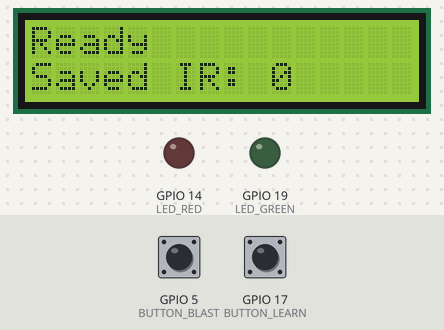
This program was run on a simulated ESP32. Shown: 16×2 character LCD, output pins drawn as LEDs (lit = HIGH). Dashed ring = blinking. Inputs (shaded band) come from the test bench; at power-on: GPIO 5 (BUTTON_BLAST) HIGH, GPIO 17 (BUTTON_LEARN) HIGH. EEPROM starts erased.

Above: at 3.7 s.
3.8 s: GPIO 5 (BUTTON_BLAST) pulled LOW for 0.15 s
At 4.1 s:
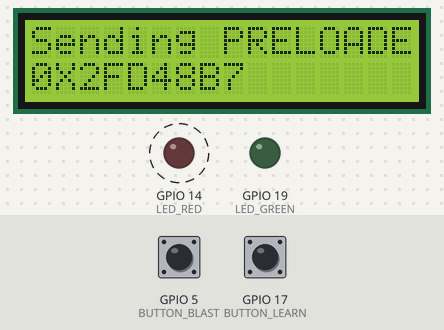
4.5 s: GPIO 17 (BUTTON_LEARN) pulled LOW for 3.2 s
At 8.4 s:
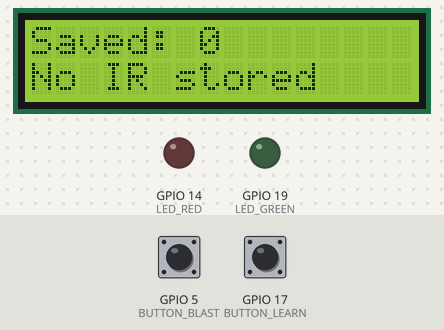
9.2 s: GPIO 5 (BUTTON_BLAST) pulled LOW for 3.2 s
At 13.1 s:
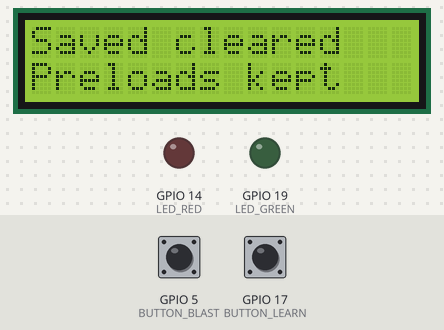
14.8 s: GPIO 17 (BUTTON_LEARN) pulled LOW for 3.2 s
At 17.28 s:
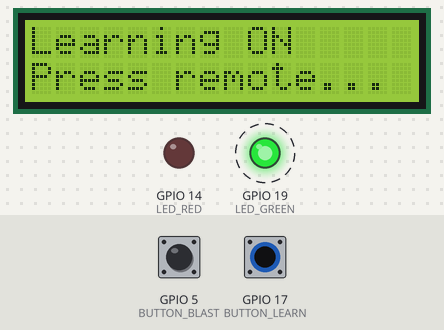
18.6 s: GPIO 17 (BUTTON_LEARN) pulled LOW for 0.15 s
At 18.7 s:
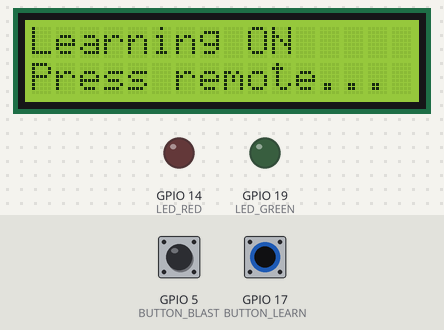
19.3 s: GPIO 5 (BUTTON_BLAST) pulled LOW for 1 s
At 20.71 s:
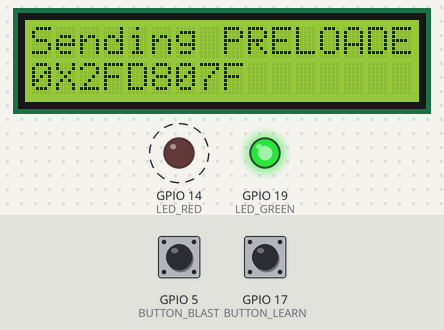
Timing chart, 0 to 21.9 s (numbered marks = the images above; inputs shaded):
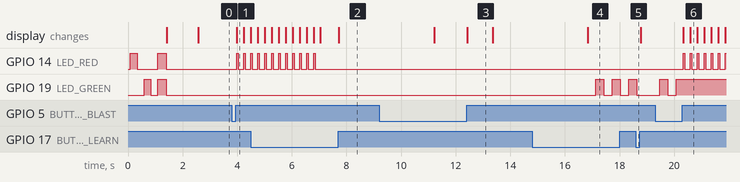

Measured:
- after the input at 3.8 s, GPIO 14 (LED_RED): alternates HIGH for 0.07 s and LOW for 0.19 s, starting after 0.18 s; the display: changes after 0.18 s (image 1)
- after the input at 4.5 s, the display: first differs from a run without the input after 3.2 s (image 2)
- after the input at 14.8 s, GPIO 19 (LED_GREEN): alternates HIGH for 0.30 s and LOW for 0.30 s, starting after 2.3 s; the display: changes after 2.0 s (image 4)
- after the input at 18.6 s, GPIO 19 (LED_GREEN): goes on until 18.6 s, then stays LOW
- after the input at 19.3 s, GPIO 14 (LED_RED): alternates HIGH for 0.07 s and LOW for 0.19 s, starting after 1.0 s; GPIO 19 (LED_GREEN): goes on until 20.1 s, then stays HIGH; the display: first changes after 1.0 s (image 6 shows a later state)
- what the display in image 3 shows lasts 1.0 s, from 12.4 s to 13.4 s

The program:

main.cpp
```cpp
#include <Arduino.h>
#include <Wire.h>
#include <LiquidCrystal_I2C.h>
#include <IRremoteESP8266.h>
#include <IRrecv.h>
#include <IRsend.h>
#include <IRutils.h>
#include <EEPROM.h>

/* ===== Pins (ESP32 Dev) ===== */
#define IR_RECV_PIN     32
#define IR_SEND_PIN     23
#define BUTTON_LEARN    17
#define BUTTON_BLAST    5
#define LED_RED         14
#define LED_GREEN       19

/* ===== LCD ===== */
LiquidCrystal_I2C lcd(0x27, 16, 2);

/* ===== EEPROM ===== */
#define EEPROM_SIZE     512
#define EEPROM_MAGIC    0x42
#define MAX_SAVED       15

/* ===== IR ===== */
IRrecv irrecv(IR_RECV_PIN);
IRsend irsend(IR_SEND_PIN);
decode_results results;

/* ===== State ===== */
uint8_t  savedCount = 0;
uint32_t savedCodes[MAX_SAVED];

bool learnArmed = false;
unsigned long learnPressMs = 0, blastPressMs = 0;
bool learnPressedLatch = false, blastPressedLatch = false;

unsigned long greenLedBlinkMs = 0;
bool greenLedState = false;

/* Noise filtering / double-confirm */
uint32_t lastSeenCode = 0;
uint32_t lastSeenTime = 0;
uint8_t  sameCount = 0;
const uint32_t CONFIRM_WINDOW_MS = 600;

/* ===== Preloads ===== */
const uint32_t PRELOADS[] = {
  0x02FD48B7, 0x02FD807F, 0x02FD00FF, 0x02FD58A7, 0x02FDA05F,
  0x02FD40BF, 0x02FD609F, 0x02FD708F, 0x02FD50AF, 0x02FD10EF,
  0x20DF10EF, 0x20DF23DC
};
const uint8_t PRELOAD_COUNT = sizeof(PRELOADS) / sizeof(PRELOADS[0]);

/* ===== Auto-home (new) ===== */
const uint32_t HOME_TIMEOUT_MS = 2000;
unsigned long lastUserActionMs = 0;
bool atHome = false;
bool blastingActive = false;

/* ===== Utility ===== */
void showLCD(const String &l1, const String &l2 = "") {
  lcd.clear(); lcd.setCursor(0,0); lcd.print(l1);
  lcd.setCursor(0,1); lcd.print(l2);
  // any screen update counts as UI activity
  lastUserActionMs = millis();
  atHome = false;
}

void showHome() {
  showLCD("Ready", String("Saved IR: ")+String(savedCount));
  atHome = true;
}

void maybeReturnHome() {
  if (!learnArmed && !blastingActive) {
    if (!atHome && (millis() - lastUserActionMs >= HOME_TIMEOUT_MS)) {
      showHome();
    }
  }
}

void loadEEP() {
  if (EEPROM.read(0) != EEPROM_MAGIC) {
    EEPROM.write(0, EEPROM_MAGIC);
    EEPROM.write(1, 0);
    EEPROM.commit();
    savedCount = 0;
    return;
  }
  savedCount = EEPROM.read(1);
  if (savedCount > MAX_SAVED) savedCount = 0;

  int addr = 2;
  for (uint8_t i=0;i<savedCount;i++){
    EEPROM.get(addr, savedCodes[i]);
    addr += sizeof(uint32_t);
  }
}

void saveEEP() {
  EEPROM.write(0, EEPROM_MAGIC);
  EEPROM.write(1, savedCount);
  int addr = 2;
  for (uint8_t i=0;i<savedCount;i++){
    EEPROM.put(addr, savedCodes[i]);
    addr += sizeof(uint32_t);
  }
  EEPROM.commit();
}

void clearSaved(){
  savedCount = 0;
  saveEEP();
}

bool isDuplicate(uint32_t code) {
  for (uint8_t i=0;i<savedCount;i++)
    if (savedCodes[i] == code) return true;
  return false;
}

/* ===== Browse (press-to-advance) ===== */
void browseSavedStepByStep() {
  static uint8_t index = 0;

  if (savedCount == 0) {
    showLCD("Saved: 0", "No IR stored");
    delay(700);
    return;
  }

  if (index >= savedCount) index = 0;

  String hex = "0x" + String(savedCodes[index], HEX);
  hex.toUpperCase();

  showLCD(String("Saved IR #") + String(index+1), hex);

  index++;
  delay(300);
}

/* ===== Labeled sender (shows PRELOADED / SAVED) ===== */
void sendNEC32_labeled(uint32_t code, const char* label) {
  String hex = "0x" + String(code, HEX);
  hex.toUpperCase();

  lcd.clear();
  lcd.setCursor(0, 0); lcd.print("Sending "); lcd.print(label);
  lcd.setCursor(0, 1); lcd.print(hex);
  lastUserActionMs = millis(); // UI activity

  digitalWrite(LED_RED, HIGH);
  irsend.sendNEC(code, 32);
  digitalWrite(LED_RED, LOW);

  delay(160);
}

/* ===== Startup Animation (25% longer) ===== */
void startupSequence() {
  showLCD("System Booting...", "");

  digitalWrite(LED_RED, HIGH); delay(250);
  digitalWrite(LED_RED, LOW);  delay(250);

  digitalWrite(LED_GREEN, HIGH); delay(250);
  digitalWrite(LED_GREEN, LOW);  delay(250);

  digitalWrite(LED_RED, HIGH);
  digitalWrite(LED_GREEN, HIGH);
  delay(320);
  digitalWrite(LED_RED, LOW);
  digitalWrite(LED_GREEN, LOW);

  showLCD("Getting Ready...", "");
  delay(1125);
}

/* ===== Setup ===== */
void setup() {
  Serial.begin(115200);

  pinMode(BUTTON_LEARN, INPUT_PULLUP);
  pinMode(BUTTON_BLAST, INPUT_PULLUP);
  pinMode(LED_RED, OUTPUT);
  pinMode(LED_GREEN, OUTPUT);

  Wire.begin();
  lcd.init();
  lcd.backlight();

  EEPROM.begin(EEPROM_SIZE);
  loadEEP();

  irrecv.setUnknownThreshold(50);
  irrecv.enableIRIn();
  irsend.begin();

  startupSequence();

  showHome();
  lastUserActionMs = millis();
}

/* ===== Loop ===== */
void loop() {
  /* ---- Learn Button Handling ---- */
  bool lNow = (digitalRead(BUTTON_LEARN)==LOW);

  if (lNow && !learnPressedLatch){
    learnPressedLatch = true;
    learnPressMs = millis();
    lastUserActionMs = learnPressMs;
  }

  if (!lNow && learnPressedLatch){
    unsigned long held = millis()-learnPressMs;
    learnPressedLatch = false;
    lastUserActionMs = millis();

    if (held < 500) {
      browseSavedStepByStep();
    }
  }

  if (lNow && (millis()-learnPressMs >= 2000) && !learnArmed){
    learnArmed = true;
    sameCount = 0;
    lastSeenCode = 0;
    showLCD("Learning ON", "Press remote...");
    greenLedBlinkMs = millis();
    greenLedState = false;
  }

  /* ---- Green Heartbeat in Learn Mode ---- */
  if (learnArmed){
    if (millis()-greenLedBlinkMs > 300){
      greenLedBlinkMs = millis();
      greenLedState = !greenLedState;
      digitalWrite(LED_GREEN, greenLedState);
    }
  } else {
    digitalWrite(LED_GREEN, LOW);
  }

  /* ---- Capture Logic With Anti-Noise + Duplicate Check ---- */
  if (learnArmed && irrecv.decode(&results)) {

    bool ok = (results.decode_type == NEC && results.bits == 32 && !results.repeat);

    if (ok){
      uint32_t code = results.value;
      uint32_t now = millis();

      if (code == lastSeenCode && (now - lastSeenTime) <= CONFIRM_WINDOW_MS){
        sameCount++;
      } else {
        sameCount = 1;
        lastSeenCode = code;
      }

      lastSeenTime = now;

      if (sameCount >= 2){
        learnArmed = false;
        digitalWrite(LED_GREEN, LOW);

        String hex = "0x" + String(code, HEX);
        hex.toUpperCase();

        if (isDuplicate(code)) {
          showLCD("Already Saved", hex);
        } else if (savedCount < MAX_SAVED) {
          savedCodes[savedCount++] = code;
          saveEEP();
          showLCD("IR DETECTED!", hex);
          delay(900);
          showLCD(String("Saved #")+String(savedCount), hex);
        } else {
          showLCD("Save Failed", "Slots Full");
        }

        irrecv.resume();
        delay(900);
        showHome();
      } else {
        irrecv.resume();
      }
    } else {
      irrecv.resume();
    }
  }

  /* ---- BLAST button ---- */
  bool bNow = (digitalRead(BUTTON_BLAST)==LOW);

  if (bNow && !blastPressedLatch){
    blastPressedLatch = true;
    blastPressMs = millis();
    lastUserActionMs = blastPressMs;
  }

  if (!bNow && blastPressedLatch){
    unsigned long held = millis()-blastPressMs;
    blastPressedLatch = false;
    lastUserActionMs = millis();

    if (held >= 2000){
      clearSaved();
      showLCD("Saved cleared", "Preloads kept");
      delay(900);
      showHome();
    } else {
      if (PRELOAD_COUNT==0 && savedCount==0){
        showLCD("Nothing to send", "Learn first");
        delay(900);
        showHome();
      } else {
        blastingActive = true;
        // preloads first
        for (uint8_t i=0;i<PRELOAD_COUNT;i++)
          sendNEC32_labeled(PRELOADS[i], "PRELOADED");
        // then saved
        for (uint8_t i=0;i<savedCount;i++)
          sendNEC32_labeled(savedCodes[i], "SAVED");
        blastingActive = false;

        showLCD("Done", String("Sent ")+String(PRELOAD_COUNT+savedCount));
        // leave it on screen; auto-return will bring us home in 2s if no buttons
        // (but give a small grace so users can read)
        delay(200);
      }
    }
  }

  // NEW: auto-return to home after 2s of no activity (when safe)
  maybeReturnHome();
}
```
